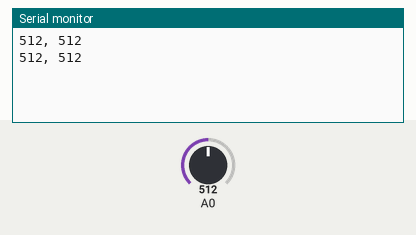
A sketch run on a simulated Arduino Pro Mini, built with avr-gcc and run on an emulated ATmega328P. Parts: the last lines printed to the serial monitor. Inputs (shaded band) come from the test bench; at power-on: A0 = 512.

Above: at 1.2 s.
1.3 s: A0 set to 716
At 2.6 s:
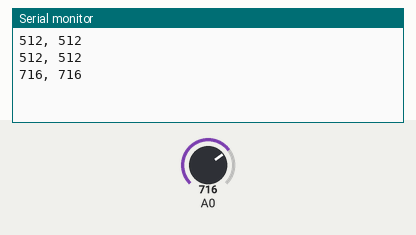
2.8 s: A0 set to 900
At 3.8 s:
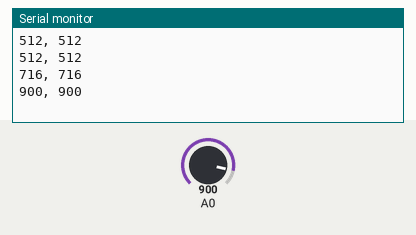
Timing chart, 0 to 5.8 s (numbered marks = the images above; inputs shaded):
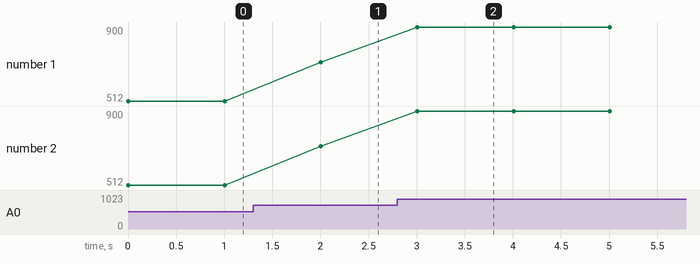

Measured:
- after the input at 1.3 s, the serial monitor: prints a new line after 0.70 s (image 1)
- after the input at 2.8 s, the serial monitor: prints a new line after 0.21 s (image 2)
- plotted number 1: 512 → 716 after the input at 1.3 s, 716 → 900 after the input at 2.8 s
- plotted number 2: 512 → 716 after the input at 1.3 s, 716 → 900 after the input at 2.8 s

The sketch:

bot-battery-monitor-test.ino
```cpp
///////////////////////////////////////////////////////////////////////////////////////
//   Transceiver test for the Balancing Robot
//
//   This routine is designed to test the SPI interface of a WRL-00691, a nRF24L01+ breakout.
//
///////////////////////////////////////////////////////////////////////////////////////
// Wiring Configuration for the Build,RVA Version
// Arduinio Pro Mini
//
// Arduino                      Motor Driver
// D2                           Left Driver (Step??)
// D3                           Left Driver (Direction??)
// D4                           Right Driver (Step??)
// D5                           Right Driver (Direction??)
//
// Arduino                      Voltage Divider
// A0
//
// Arduino                      Voltage Regulator
// ACC                          +5V
// GND                          GND
//
// Arduino                      Gyro
// A4                           SDA
// A5                           SCL
// GND                          GND
// +5V                          VCC
//
// Arduino                      Radio
// D9                           CE
// D10                          CSN
// D11                          MOSI
// D12                          MISO
// D13                          SCK
// +3.3V                        VCC
// GND                          GND
///////////////////////////////////////////////////////////////////////////////////////

///////////////////////////////////////////////////////////////////////////////////////
// Initial Results:
// Power Supply     Arduino
//     (V)          (counts)
//      0             832   -- anomalous - don't use - probably driven by arduino voltage
//     9.06           668
//    10.09           752
//    11.09           832
//    12.07           912
// Resulting Curve
// counts = (Vbat * 81.1) - 66
// Vbat = (counts + 66) / 81.1
// At 0 counts, Vbat = 0.814 V.  This should be the diode drop.
// If the goal is to alarm at Vbat = 10.5 V, counts will be 786.
///////////////////////////////////////////////////////////////////////////////////////

#include <printf.h>
int sum = 0;
int counter;

void setup()
{
  Serial.begin(9600);
 }

void loop() {
  for (counter=0; counter <10; counter++){
    sum = sum + analogRead(0);
  }
  Serial.print(analogRead(0));
  Serial.print(", ");
  Serial.println(sum/10);
  sum = 0;
  delay(1000);
}
```
